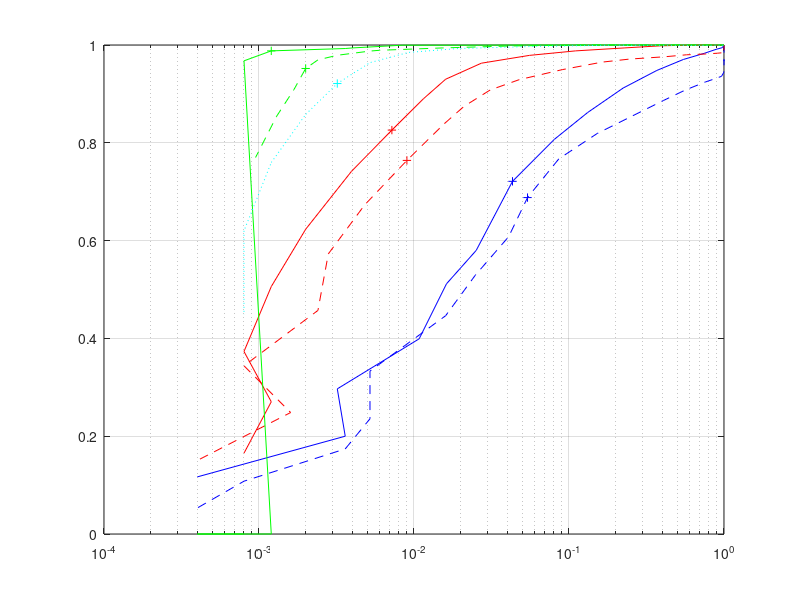

This figure's MATLAB source: (Note: this script raises an error after producing the figure.)
clear
clc
close all

load('new_4_P_fa_32_M_2.mat')
load('new_4_P_d_32_M_2.mat')
load('new_4_P_fa_64_M_2.mat')
load('new_4_P_d_64_M_2.mat')
load('new_4_P_fa_32_pure_M_2.mat')
load('new_4_P_d_32_pure_M_2.mat')
% load('new_4_P_fa_32_SNR_0.mat')
% load('new_4_P_d_32_SNR_0.mat')

SNR=[-4 -2 0];
threshold=0:0.02:1;

P_d_32_M_2(10,1,1)=0.9430;
P_d_32_M_2(11,1,1)=0.9360;
P_d_32_M_2(14,1,1)=0.9080;
P_d_32_M_2(17,1,1)=0.819;
P_fa_32_M_2(17,1,1)=0.152;
P_fa_32_M_2(19,1,1)=0.054;
%%%
P_d_32_M_2(16,1,2)=0.948;
P_d_32_M_2(18,1,2)=0.862;
P_fa_32_M_2(18,1,2)=0.1320;
P_d_32_M_2(19,1,2)=0.807;
P_fa_32_M_2(22,1,2)=0.0162;
P_d_32_M_2(21,1,2)=0.58;
%%%
P_d_32_M_2(11,2,1)=0.984;
P_fa_32_M_2(23,2,1)=0.009;
P_d_32_M_2(23,2,1)=0.764;
P_fa_32_M_2(21,2,1)=0.021;
P_fa_32_M_2(20,2,1)=0.031;
P_d_32_M_2(20,2,1)=0.9080;
P_d_32_M_2(19,2,1)=0.9290;
P_d_32_M_2(17,2,1)=0.965;
P_d_32_M_2(15,2,1)=0.976;
P_d_32_M_2(14,2,1)=0.98;
%%%
P_d_32_M_2(18,2,2)=0.988;
P_d_32_M_2(21,2,2)=0.93;
P_fa_32_M_2(21,2,2)=0.016;
P_fa_32_M_2(22,2,2)=0.0115;
P_fa_32_M_2(23,2,2)=0.0072;
P_fa_32_M_2(24,2,2)=3.95e-3;
P_fa_32_M_2(25,2,2)=2e-3;
P_fa_32_M_2(26,2,2)=1.2e-3;
%%%
P_d_32_M_2(22,3,2)=0.994;
P_d_32_M_2(26:end,3,2)=0;
% P_fa_32_M_2(28,3,2)=0.95e-3;
%%%
P_d_32_M_2(1:17,3,1)=1;
P_d_32_M_2(18,3,1)=0.999;
P_d_32_M_2(19,3,1)=0.998;
P_d_32_M_2(22,3,1)=0.9876;
P_d_32_M_2(23,3,1)=0.979;
P_d_32_M_2(25,3,1)=0.952;
P_fa_32_M_2(26,3,1)=1.68e-3;
P_fa_32_M_2(27,3,1)=1.3e-3;
P_d_32_M_2(28,3,1)=0.77;
P_fa_32_M_2(28,3,1)=0.95e-3;
%%%
P_fa_64_M_2(19,1,1)=0.002;
P_d_64_M_2(21,1,1)=0.62;
%%%
P_d_32_pure_M_2(17,1,1)=0.899;
P_d_32_pure_M_2(15,1,1)=0.962;
%%%
P_d_32_pure_M_2(17,1,2)=0.92;
P_d_32_pure_M_2(15,1,2)=0.97;
P_d_32_pure_M_2(13,1,2)=0.995;


% P_d(n_thres,n_snr,n_v)
% figure(2)
% % plot(threshold,P_fa_32_M_2(:,1,1),'o')
% % hold on
% % plot(threshold,P_fa_32_M_2(:,1,1),'s')
% semilogx(P_fa_32_M_2(:,2,2),P_d_32_M_2(:,2,2),'o')
% [hc,ht,hcl] = nice_plot(gcf);

figure(3)
semilogx(P_fa_32_M_2(:,1,1),P_d_32_M_2(:,1,1),'b--')
hold on
semilogx(P_fa_32_M_2(:,1,2),P_d_32_M_2(:,1,2),'b-')
hold on
semilogx(P_fa_32_M_2(:,2,1),P_d_32_M_2(:,2,1),'r--')
hold on
semilogx(P_fa_32_M_2(:,2,2),P_d_32_M_2(:,2,2),'r-')
hold on
semilogx(P_fa_32_M_2(:,3,1),P_d_32_M_2(:,3,1),'g--')
hold on
semilogx(P_fa_32_M_2(:,3,2),P_d_32_M_2(:,3,2),'g-')
hold on
% semilogx(P_fa_32_SNR_0,P_d_32_SNR_0,'-')
% hold on
semilogx(P_fa_64_M_2(:,1,1),P_d_64_M_2(:,1,1),'c:')
hold on
% semilogx(P_fa_32_pure_M_2(:,1,1),P_d_32_pure_M_2(:,1,1),':.')
% hold on
% semilogx(P_fa_32_pure_M_2(:,1,2),P_d_32_pure_M_2(:,1,2),':.')
% hold on
% semilogx(P_fa_32_pure_M_2(:,2,1),P_d_32_pure_M_2(:,2,1),':.')
% hold on
% semilogx(P_fa_32_pure_M_2(:,2,2),P_d_32_pure_M_2(:,2,2),':.')
% hold on
% 
% 
hold on
% semilogx(P_fa_32_M_2(19,1,1),P_d_32_M_2(19,1,1),'+','Color','[0, 0.4470, 0.7410]')
semilogx(P_fa_32_M_2(19,1,1),P_d_32_M_2(19,1,1),'+','Color','b')
hold on
% semilogx(P_fa_32_M_2(20,1,2),P_d_32_M_2(20,1,2),'+','Color','[0.8500, 0.3250, 0.0980]')
semilogx(P_fa_32_M_2(20,1,2),P_d_32_M_2(20,1,2),'+','Color','b')
hold on
% semilogx(P_fa_32_M_2(23,2,1),P_d_32_M_2(23,2,1),'+','Color','[0.9290, 0.6940, 0.1250]	')
semilogx(P_fa_32_M_2(23,2,1),P_d_32_M_2(23,2,1),'+','Color','r')
hold on
% semilogx(P_fa_32_M_2(23,2,2),P_d_32_M_2(23,2,2),'+','Color','[0.4940, 0.1840, 0.5560]')
semilogx(P_fa_32_M_2(23,2,2),P_d_32_M_2(23,2,2),'+','Color','r')
hold on
% semilogx(P_fa_32_M_2(25,3,1),P_d_32_M_2(25,3,1),'+','Color','[0.4660, 0.6740, 0.1880]')
semilogx(P_fa_32_M_2(25,3,1),P_d_32_M_2(25,3,1),'+','Color','g')
hold on
% semilogx(P_fa_32_M_2(24,3,2),P_d_32_M_2(24,3,2),'+','Color','[0.3010 0.7450 0.9330]')
semilogx(P_fa_32_M_2(24,3,2),P_d_32_M_2(24,3,2),'+','Color','g')
hold on
% semilogx(P_fa_64_M_2(18,1,1),P_d_64_M_2(18,1,1),'+','Color','[0.6350 0.0780 0.1840]')
semilogx(P_fa_64_M_2(18,1,1),P_d_64_M_2(18,1,1),'+','Color','c')
grid on
[hc1,ht1,hcl1] = nice_plot(gcf);

text(P_fa_32_M_2(19,1,1)-0.025,P_d_32_M_2(19,1,1)-0.015,'$\gamma{=}0.36$','Interpreter','latex','Fontsize',9.5)
text(P_fa_32_M_2(20,1,2)-0.014,P_d_32_M_2(20,1,2)+0.015,'$\gamma{=}0.38$','Interpreter','latex','Fontsize',9.5)
text(P_fa_32_M_2(23,2,1)+0.0015,P_d_32_M_2(23,2,1),'$\gamma{=}0.44$','Interpreter','latex','Fontsize',9.5)
text(P_fa_32_M_2(23,2,2)-0.0015,P_d_32_M_2(23,2,2)+0.015,'$\gamma{=}0.44$','Interpreter','latex','Fontsize',9.5)
text(P_fa_32_M_2(25,3,1)-0.0002,P_d_32_M_2(25,3,1)-0.013,'$\gamma{=}0.48$','Interpreter','latex','Fontsize',9.5)
text(P_fa_32_M_2(24,3,2),P_d_32_M_2(24,3,2)-0.013,'$\gamma{=}0.46$','Interpreter','latex','Fontsize',9.5)
text(P_fa_64_M_2(18,1,1)+0.0001,P_d_64_M_2(18,1,1),'$\gamma{=}0.34$','Interpreter','latex','Fontsize',9.5)

xlab=xlabel('$P_{FA}$','Interpreter', 'LaTeX');
ylab=ylabel('$P_{D}$','Interpreter', 'LaTeX');
lgnd=legend({'$-4$ dB, $L_0{=}32$, $v{=}1$',...
    '$-4$ dB, $L_0{=}32$, $v{=}32$',...
    '$-2$ dB, $L_0{=}32$, $v{=}1$',...
    '$-2$ dB, $L_0{=}32$, $v{=}32$',...
    '$0$ dB, $L_0=32$, $v=1$',...
    '$0$ dB, $L_0=32$, $v=32$',...
    '$-4$ dB, $L_0{=}64$, $v{=}32$'},...
    'Interpreter', 'LaTeX',...
    'Location','southeast');
set(xlab,'FontSize',12);
set(ylab,'FontSize',12);
set(lgnd,'FontSize',8);
ylim([0.6 1])
xlim([1e-3 1])

% xlab=xlabel('$P_{FA}$','Interpreter', 'LaTeX');
% ylab=ylabel('$P_{D}$','Interpreter', 'LaTeX');
% lgnd=legend({'$-4$ dB, $L_0{=}32$, $v{=}1$',...
%     '$-4$ dB, $L_0{=}32$, $v{=}32$',...
%     '$-2$ dB, $L_0{=}32$, $v{=}1$',...
%     '$-2$ dB, $L_0{=}32$, $v{=}32$',...
%     '$0$ dB, $L_0{=}32$, $v{=}1$',...
%     '$-4$ dB, $L_0{=}64$, $v{=}32$',...
%     'LRT, $-4$ dB, $L_0{=}32$, $v{=}1$',...
%     'LRT, $-4$ dB, $L_0{=}32$, $v{=}32$',},...
%     'Interpreter', 'LaTeX',...
%     'Location','southeast');
% set(xlab,'FontSize',12);
% set(ylab,'FontSize',12);
% set(lgnd,'FontSize',8);
% ylim([0.6 1])
% xlim([1e-3 1])

% '$-2$ dB, $L_0{=}32$, $v{=}1$',...
% '$-2$ dB, $L_0{=}32$, $v{=}32$',},...